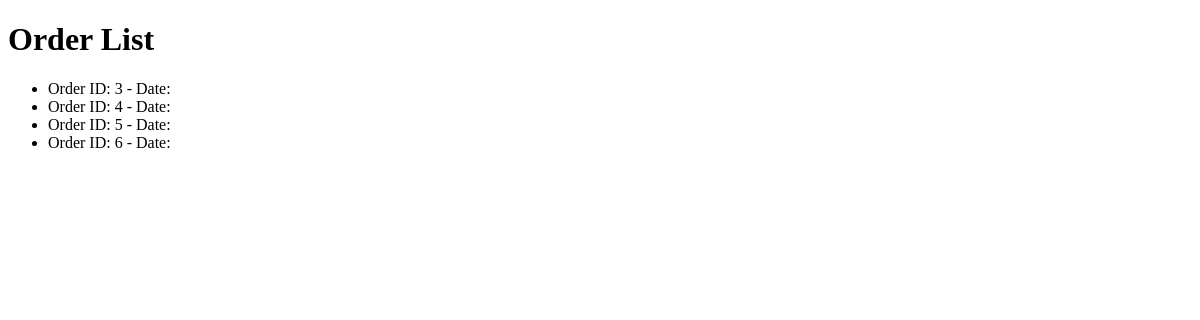
Before: /mobile/orders/ with the older database file.
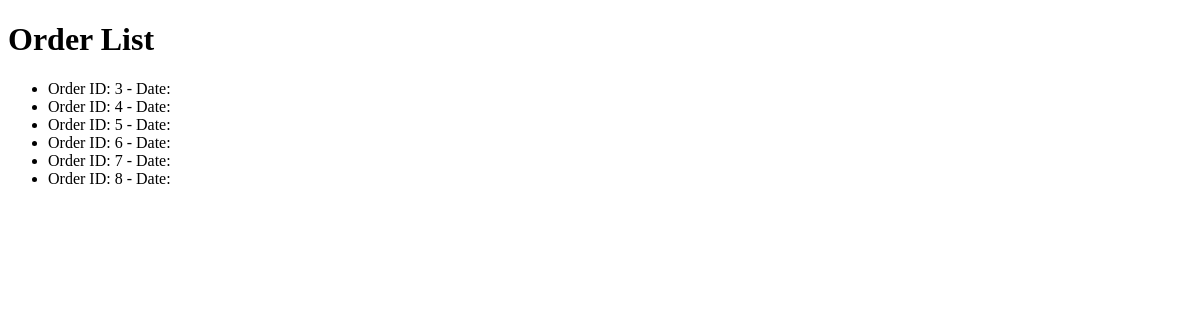
After: the same page with the newer database file.
### mobile_sale/models.py (models this page shows)
class Order(models.Model):
    product = models.ForeignKey(Product, on_delete=models.CASCADE)
    quantity = models.IntegerField()
    order_date = models.DateTimeField()

### mobile_sale/views.py (the view)
# urls.py: path('mobile/orders/', views.order_list_view, name='order-list'),
def order_list_view(request):
    orders = Order.objects.all()
    context = {'orders': orders}
    return render(request, 'order_list.html', context)

### mobile_sale/templates/order_list.html (shortened to what this page needs)
<!DOCTYPE html>
<html lang="en">
<head>
</head>
<body>
    <h1>Order List</h1>
    <ul>
        {% for order in orders %}
            <li>Order ID: {{ order.id }} - Date: {{ order.date }}</li>
        {% endfor %}
    </ul>
</body>
</html>

Changed rows visible on the page:
added Order: id "7"
added Order: id "8"
